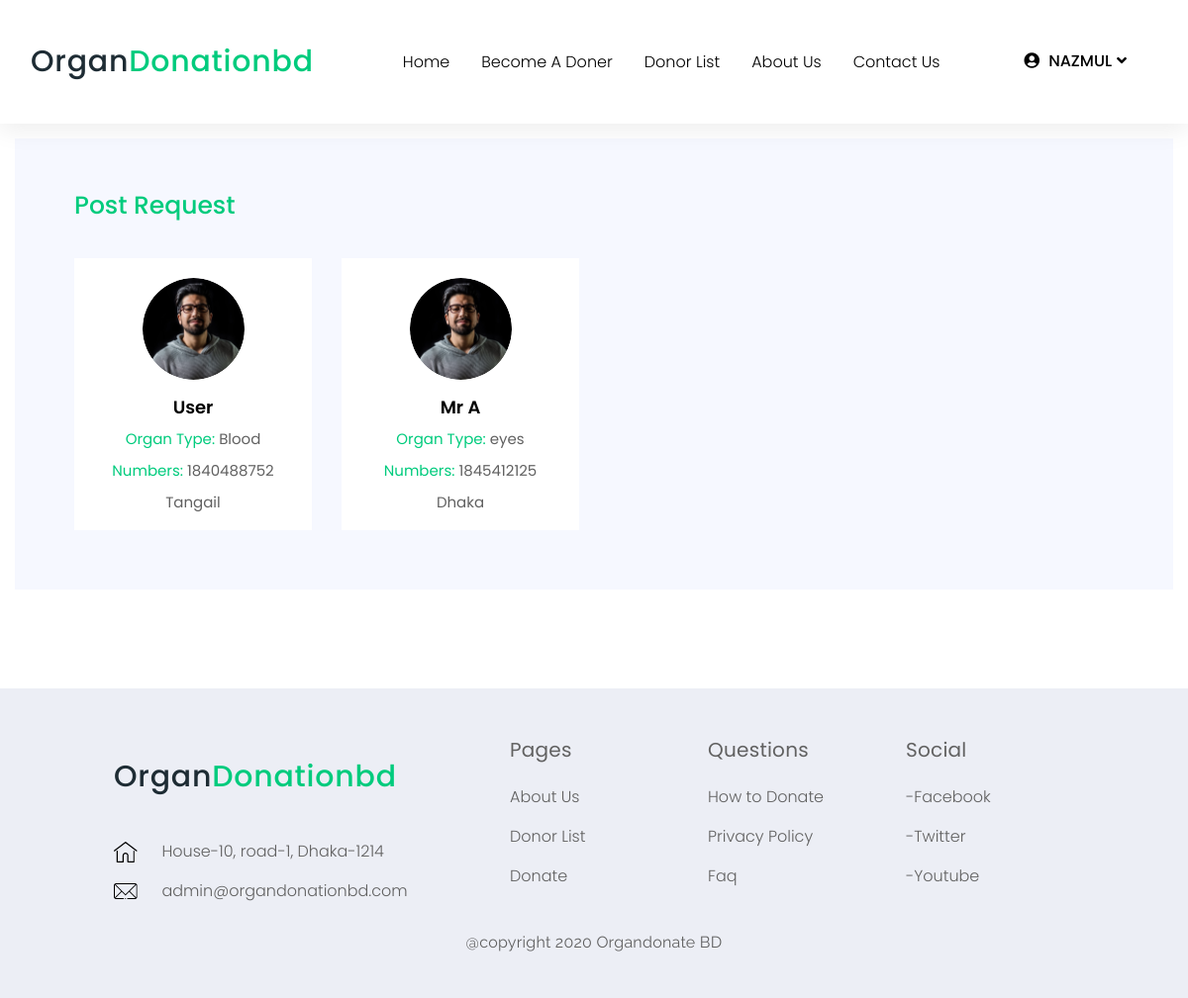
The app's page /post.php (signed in) with its own data.
### tables this page shows
CREATE TABLE IF NOT EXISTS `post_request` (
  `id` int(10) NOT NULL AUTO_INCREMENT,
  `patientName` varchar(100) NOT NULL,
  `address` varchar(255) NOT NULL,
  `phone` int(30) NOT NULL,
  `requiredorgan` varchar(100) NOT NULL,
  `prescription` varchar(255) NOT NULL,
  `email` varchar(30) NOT NULL,
  `donate_user` varchar(100) NOT NULL,
  `action` int(11) NOT NULL DEFAULT 0,
  PRIMARY KEY (`id`)
);

### post.php (the view, shortened to what this page needs)
<?php
	include_once("header/header.php");
	$donerquery = "SELECT * FROM post_request";
	$donerresult = mysqli_query($connect, $donerquery);
?>
<main class="main-wrap">
        <section class="organ-donors-sec organ-donors-sec-1">
            <div class="container">
                <div class="organ-donors-sc">
                	<h3 class="organ-donors-title">Post Request</h3>
                    <div class="row">
                    	<?php
                    		foreach ($donerresult as $data):
                    		if($data['action'] == 1):
                    	?>
                        <div class="col-xl-3 col-lg-4 col-md-6">
                            <div class="single-organ-donors-inner text-center">
                                <div class="thumb">
                                    <img src="img/donors/1.png" alt="img">
                                </div>
                                <div class="details">
                                    <h3><?php echo $data['patientName'];?></h3>
                                    <ul class="meta">
                                        <li><span>Organ Type:</span> <?php echo $data['requiredorgan'];?></li>
                                        <li><span>Numbers:</span> <?php echo $data['phone'];?></li>
                                        <li><?php echo $data['address'];?></li>
                                    </ul>
                                </div>
                            </div>
                        </div>
                        <?php
                        	endif;
                    		endforeach;
                    	?>
                    </div>
                </div>
            </div>
        </section>
<?php
	include_once("header/footer.php");
?>

### css/style.css (style rules this page uses)
html, body, div, span, applet, object, iframe, h1, h2, h3, h4, h5, h6, p, blockquote, pre, a, abbr, acronym, address, big, cite, code, del, dfn, em, img, ins, kbd, q, s, samp, small, strike, strong, sub, sup, tt, var, b, u, i, center, dl, dt, dd, ol, ul, li, fieldset, form, label, legend, table, caption, tbody, tfoot, thead, tr, th, td, article, aside, canvas, details, embed, figure, figcaption, footer, header, hgroup, menu, nav, output, ruby, section, summary, time, mark, audio, video { margin: 0; padding: 0; border: 0; font-size: 100%; font: inherit; vertical-align: baseline; }
article, aside, details, figcaption, figure, footer, header, hgroup, menu, nav, section { display: block; }
body { line-height: 1; }
ol, ul { list-style: none; }
body { font-family: 'Poppins', sans-serif; font-weight: 400; font-size: 14px; line-height: 26px; letter-spacing: 0; }
img { max-width: 100%; }
h1, h2, h3, h4, h5, h6 { font-family: 'Raleway', sans-serif; font-weight: 400; color: #1e2c34; margin: 0; padding: 0; }
ul, li { margin: 0; padding: 0; list-style: none; }
@media (min-width: 1200px) { .container { max-width: 1200px; } }
.main-wrap { margin-top: 75px; }
.organ-donors-sec { margin-bottom: 100px; }
.organ-donors-sc { background: #F6F8FF; padding: 55px 60px 30px 60px; }
.organ-donors-sc .organ-donors-title { font-family: 'Poppins', sans-serif; font-size: 25px; color: #00CB7D; font-weight: 500; margin-bottom: 40px; }
.single-organ-donors-inner { background: #fff; padding: 20px 20px 15px 20px; margin-bottom: 30px; }
.single-organ-donors-inner .thumb { margin-bottom: 7px; }
.single-organ-donors-inner .thumb img { border-radius: 50%; }
.single-organ-donors-inner .details h3 { font-family: 'Poppins', sans-serif; font-size: 18px; color: #000000; font-weight: 600; }
.single-organ-donors-inner .details .meta { margin: 0; padding: 0; }
.single-organ-donors-inner .details .meta li { margin-top: 6px; font-size: 15px; color: #616161; }
.single-organ-donors-inner .details .meta li span { color: #00CB7D; }
.organ-donors-sec-1 { margin-top: -60px; position: relative; z-index: 9; }

### records on screen
post_request: action 1 (drawn), patientName "User", requiredorgan "Blood", phone "1840488752", address "Tangail"
post_request: action 1 (drawn), patientName "Mr A", requiredorgan "eyes", phone "1845412125", address "Dhaka"

### other values on screen
$_SESSION['username'] "NAZMUL"
